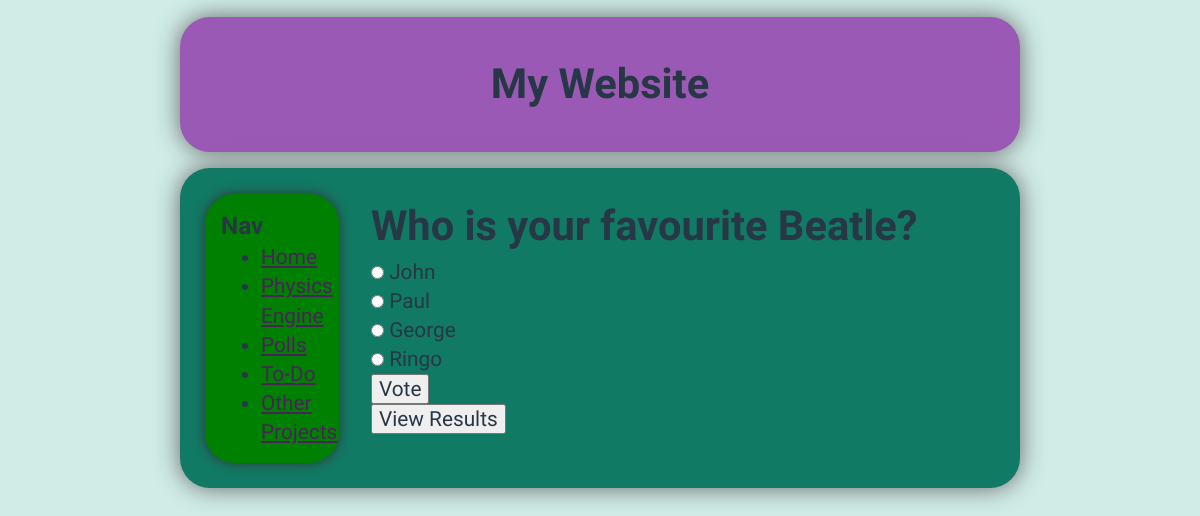
The app's page /polls/2/ with its own data.
### polls/models.py (models this page shows, shortened)
class Question(models.Model):
	question_text = models.CharField(max_length=200)
	pub_date = models.DateTimeField('date published') # human readable name (first argument of Field)
	can_add_new_choice = models.BooleanField(default=True)
	def was_published_recently(self):
		return timezone.now()  >= self.pub_date >= timezone.now() - datetime.timedelta(days=1)
	was_published_recently.admin_order_field = 'pub_date'
	was_published_recently.boolean = True
	was_published_recently.short_description = 'Published recently?'

class Choice(models.Model):
	question = models.ForeignKey(Question, on_delete=models.CASCADE)
	choice_text = models.CharField(max_length=200)
	votes = models.IntegerField(default=0)

### polls/views.py (the view)
# urls.py: url(r'^(?P<pk>[0-9]+)/$', views.DetailView.as_view(), name="detail"),
class DetailView(generic.DetailView):
    model = Question
    template_name = 'polls/detail.html'

### polls/templates/polls/detail.html (shortened to what this page needs)
{% extends "base.html" %}
{% load staticfiles %}
{% block css %}
<link rel="stylesheet" type="text/css" href="{% static 'polls/style.css' %}" />
{% endblock %}
{% block content %}
	<h1> {{ question.question_text }} </h1>
	<form action="{% url 'polls:vote' question.id %}" method="post">
		{% for choice in question.choice_set.all %}
			<input type="radio" name="choice" id="choice{{forloop.counter}}" value="{{ choice.id }}" />
			<label for="choice{{ forloop.counter }}">{{choice.choice_text }}</label><br />
		{% endfor %}
		<input type="submit" value="Vote" />
	</form>
	<form action="{% url 'polls:results' question.id %}" method="get">
		<input type="submit" value="View Results">
	</form>
{% endblock %}

### staticDev/css/main.css (style rules this page uses)
html { color: #222; font-size: 1em; line-height: 1.4; }
* { margin: 0; }
body { background-color: #d0ece7 ; font-family: "Ubuntu Condensed"; font-size: 1.3em; }
#content h1 { margin-top: 3px; margin-bottom: 3px; }

### records on screen
Question: question_text "Who is your favourite Beatle?"
Choice: choice_text "John"
Choice: choice_text "Paul"
Choice: choice_text "George"
Choice: choice_text "Ringo"
